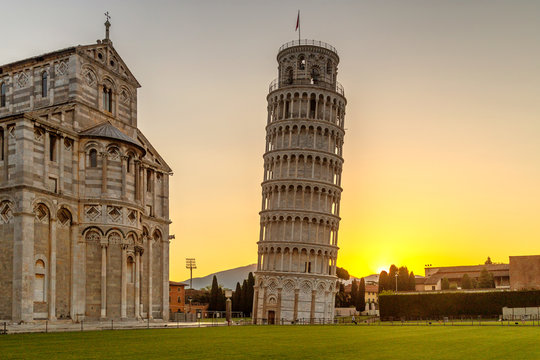
#> input picture chap_4/dataset/pisa.jpg, 540 x 360 px
$ python pisa.py
#> lines starting #> are read from the running program, lines starting #| are printed output that depends on the picture
import cv2
import logging
import sys
import numpy as np

img = cv2.imread("dataset/pisa.jpg")
#> img is the input picture: shape (360, 540, 3); mean B, G, R 99.4, 142.3, 163.5
if img is None:
    logging.error(" Image not found")
    sys.exit()

h,w = img.shape[:2]
#> h = 360; w = 540
shear_x = 0.12

shear = np.float32([[1, shear_x, 0], [0, 1, 0]])
img = cv2.warpAffine(img, shear, (w, h))
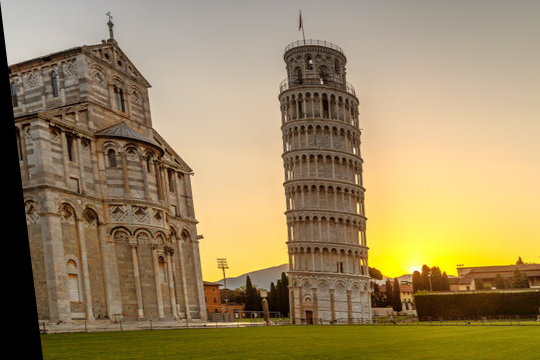
#> img: shape (360, 540, 3); mean B, G, R 96.1, 136.4, 156.4

cv2.imshow("Display", img)

cv2.waitKey(10000)
cv2.destroyAllWindows()

"""
Notes
- Applies affine transform (shear)
-   x_new = x_old + shear_x ⋅ y_old
    y_new = y_old
"""
